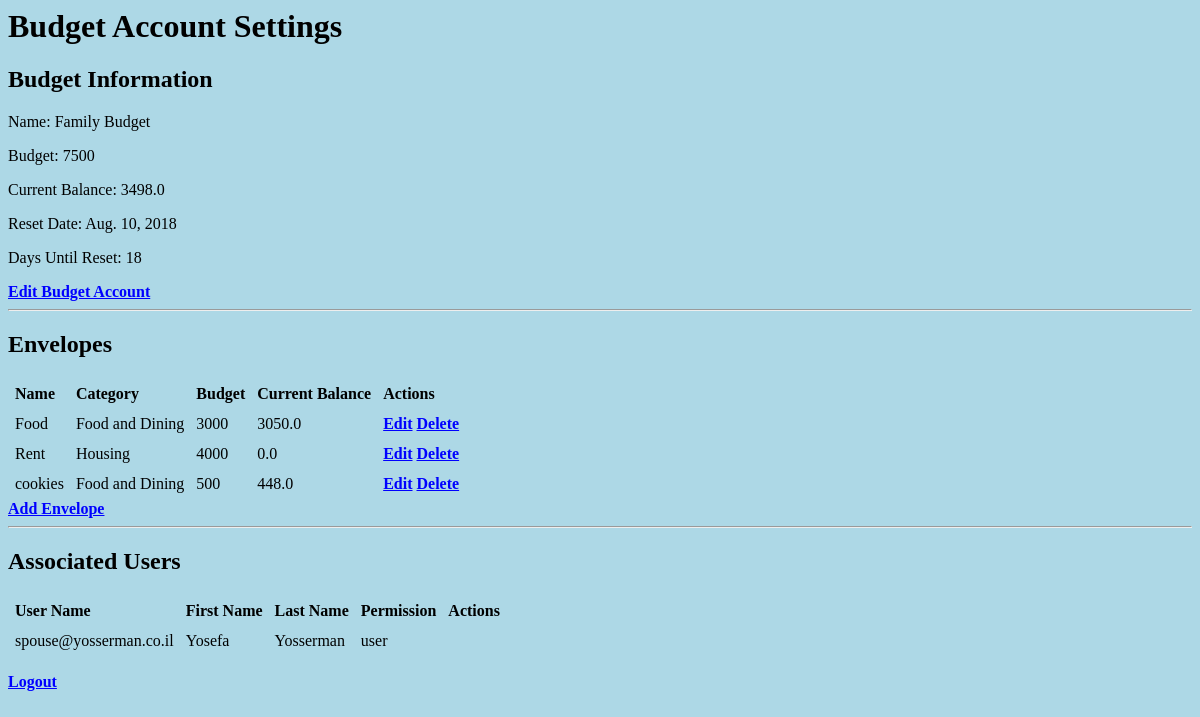
The app's page /budget/account/3/settings/ (signed in) with its own data.
### budgetApp/models.py (models this page shows, shortened)
class UserBudget (models.Model):
    user = models.ForeignKey(User, on_delete=models.CASCADE)
    budget = models.ForeignKey(BudgetAccount, on_delete=models.CASCADE)
    is_default = models.BooleanField(default=False)
    PERMISSION_OWNER = 1
    PERMISSION_USER = 2
    PERMISSION_VIEWER = 3
    PERMISSION_CHOICES = (
        (PERMISSION_OWNER, 'owner'),
        (PERMISSION_USER, 'user'),
        (PERMISSION_VIEWER, 'viewer')
    )
    permission = models.IntegerField(choices=PERMISSION_CHOICES)
    def permission_to_string(self):
        return self.get_permission_display()
    permission_str = property(permission_to_string)

class BudgetAccount (models.Model):
    name = models.CharField(max_length=400)
    reset_day = models.IntegerField()
    last_reset_date = models.DateField(default=timezone.now)
    is_inactive = models.BooleanField(default=False)
    def __str__(self):
        return self.name
    def calc_balance(self):
        envelopes = self.envelope_set.exclude(is_inactive=True).all()
        balance = 0
        for envelope in envelopes:
            balance += envelope.current_sum
        return balance
    balance = property(calc_balance)
    def calc_budget(self):
        envelopes = self.envelope_set.exclude(is_inactive=True).all()
        budget = 0
        for envelope in envelopes:
            budget += envelope.budget
        return budget
    budget = property(calc_budget)
    def calc_next_reset_date(self):
        reset_date = date.today()
        days_delta = self.reset_day - reset_date.day
        if reset_date.day > self.reset_day:
            reset_date += relativedelta.relativedelta(months=+1, day=self.reset_day)
        else:
            reset_date += days_delta
        return reset_date
    next_reset_date = property(calc_next_reset_date)
    def calc_countdown_to_reset(self):
        date_diff = self.calc_next_reset_date() - date.today()
        return date_diff.days
    countdown_to_reset = property(calc_countdown_to_reset)
    def get_envelopes(self):
        return self.envelope_set.exclude(is_inactive=True).all()
    envelopes = property(get_envelopes)

class Envelope (models.Model):
    account = models.ForeignKey(BudgetAccount, on_delete=models.CASCADE)
    name = models.CharField(max_length=200)
    budget = models.IntegerField()
    current_sum = models.FloatField()
    is_inactive = models.BooleanField(default=False)
    CATEGORY_FOOD = 1
    CATEGORY_BILLS = 2
    CATEGORY_TRANSPORT = 3
    CATEGORY_HOUSING = 4
    CATEGORY_HEALTH_CARE = 5
    CATEGORY_SAVINGS = 6
    CATEGORY_ENTERTAINMENT = 7
    CATEGORY_MISC = 8
    CATEGORY_CHOICES = (
        (CATEGORY_FOOD, 'Food and Dining'),
        (CATEGORY_BILLS, 'Bills and Utilities'),
        (CATEGORY_TRANSPORT, 'Auto and Transportation'),
        (CATEGORY_HOUSING, 'Housing'),
        (CATEGORY_HEALTH_CARE, 'HealthCare'),
        (CATEGORY_SAVINGS, 'Savings'),
        (CATEGORY_ENTERTAINMENT, 'Entertainment'),
        (CATEGORY_MISC, 'Miscellaneous'),
    )
    category = models.IntegerField(choices=CATEGORY_CHOICES, default=CATEGORY_MISC)

### budgetApp/views.py (the view)
# urls.py: path('account/<int:user_budget_id>/settings/', views.budget_settings, name='budget_settings'),
@login_required
def budget_settings(request, user_budget_id):
    user_budget = get_object_or_404(UserBudget, pk=user_budget_id)
    envelopes = user_budget.budget.envelope_set.exclude(is_inactive=True).all()
    other_users = UserBudget.objects.filter(budget=user_budget.budget).exclude(id=user_budget_id)
    context = {'user_budget': user_budget, 'envelopes': envelopes, 'other_users': other_users}
    return render(request, 'budgetApp/account-settings.html', context)

### budgetApp/templates/budgetApp/account-settings.html
{% load static %}
<link rel="stylesheet" type="text/css" href="{% static 'budgetApp/style.css' %}" />
<head>
</head>
<body>
    <h1>Budget Account Settings</h1>
    <h2>Budget Information</h2>
    {% if user_budget %}
        <p>Name: {{  user_budget.budget }} </p>
        <p>Budget: {{ user_budget.budget.budget }} </p>
        <p>Current Balance: {{ user_budget.budget.balance }} </p>
        <p>Reset Date: {{ user_budget.budget.next_reset_date }} </p>
        <p>Days Until Reset: {{ user_budget.budget.countdown_to_reset }} </p>
        {% if user_budget.permission == user_budget.PERMISSION_OWNER %}
            <a href="{% url 'budget:change_budget_info' user_budget.budget.id %}">Edit Budget Account</a>
        {% endif %}
        <hr>
        <h2>Envelopes</h2>
        <table>
            <tr>
                <th>Name</th>
                <th>Category</th>
                <th>Budget</th>
                <th>Current Balance</th>
                <th>Actions</th>
            </tr>
            {% for envelope in envelopes %}
                <tr>
                    <td>{{ envelope.name }}</td>
                    <td>{{ envelope.get_category_display }}</td>
                    <td>{{ envelope.budget }}</td>
                    <td>{{ envelope.current_sum }}</td>
                    {% if user_budget.permission == user_budget.PERMISSION_OWNER %}
                        <td>
                            <a href="{% url 'budget:change_envelope_info' envelope.id %}">Edit</a>
                            <a href="{% url 'budget:delete-envelope' envelope.id %}">Delete</a>
                        </td>
                    {% else %}
                        <td></td>
                    {% endif %}
                </tr>
        {% endfor %}
        </table>
        {% if user_budget.permission == user_budget.PERMISSION_OWNER %}
            <a href="{% url 'budget:add-envelope' user_budget.budget.id %}">Add Envelope</a>
        {% endif %}
        <hr>
        <h2>Associated Users</h2>
        {% if user_budget.permission == user_budget.PERMISSION_OWNER %}
            <table>
                <tr>
                    <th>User Name</th>
                    <th>First Name</th>
                    <th>Last Name</th>
                    <th>Permission</th>
                    <th>Actions</th>
                </tr>
                {% for user in other_users %}
                    <tr>
                        <td>{{ user.user.email }}</td>
                        <td>{{ user.user.first_name }}</td>
                        <td>{{ user.user.last_name }}</td>
                        <td>{{ user.permission_str }}</td>
                        <td> </td>
                    </tr>
                {% endfor %}
            </table>
        {% else %}
            <p>No permission to see other users</p>
        {% endif %}
    {% else %}
        <p>No budget account found</p>
    {% endif %}
    <p><a href="{% url 'budget:log-out' %}">Logout</a></p>
</body>

### budgetApp/static/budgetApp/style.css (style rules this page uses)
a { color: blue; font-weight: bold; }
th, td { padding: 5px; }
th { text-align: left; }
body { background: lightblue url("images/ba4.png"); background-size: cover; }

### records on screen
UserBudget: budget "Family Budget", budget.budget "7500", budget.balance "3498.0", budget.next_reset_date "Aug. 10, 2018", budget.countdown_to_reset "18"
Envelope: name "Food", category "Food and Dining", budget "3000", current_sum "3050.0"
Envelope: name "Rent", category "Housing", budget "4000", current_sum "0.0"
Envelope: name "cookies", category "Food and Dining", budget "500", current_sum "448.0"
UserBudget: user.email "spouse@yosserman.co.il", user.first_name "Yosefa", user.last_name "Yosserman", permission_str "user"
